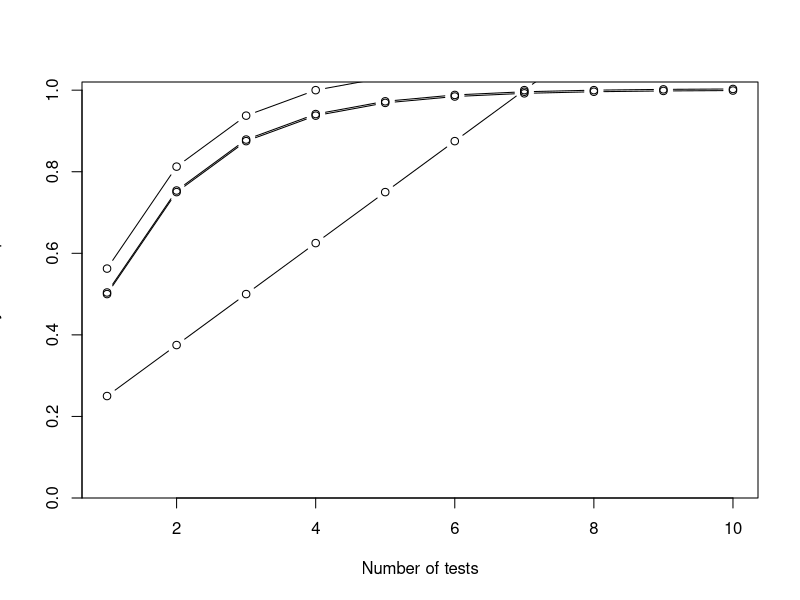
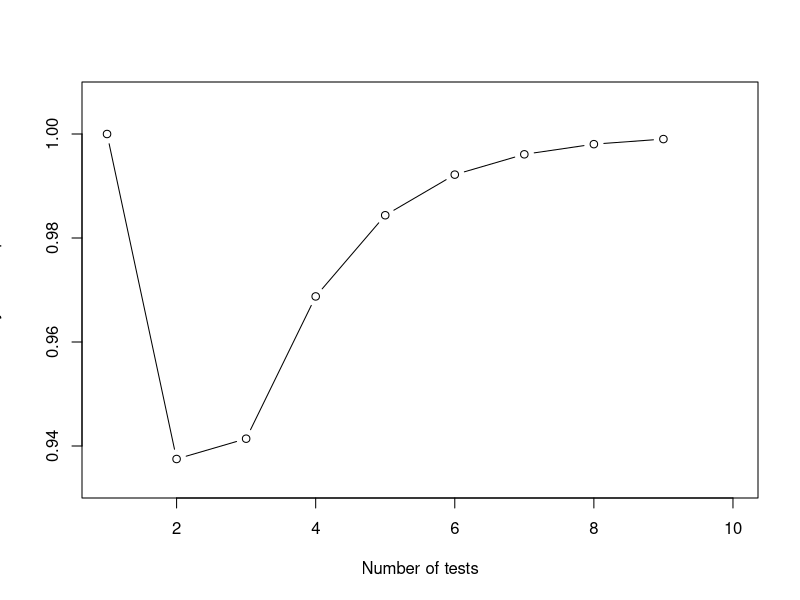

These figures' R source, in order:
#
# MCDC_FP.R, 30 Sep 20
# Data from:
# Applicability of modified condition/decision coverage to software testing
# John Joseph Chilenski and Steven P. Miller
#
# Example from:
# Evidence-based Software Engineering: based on the publicly available data
# Derek M. Jones
#
# TAG example MC/DC testing


# When there are two functions per input value
c2=function(n)
{
lines(m, 1-(2^n-m-1)/2^n, type="b")
}

# When there are two functions per input value,
# i.e., always true and always false are included.
Pnm=function(n, m)
{
return(1-(2^(2^n-m)-1)/2^2^n)
}


p_disting=function(n)
{
lines(m, Pnm(n, m), type="b")
}

# Probability if there are m=n+1 tests, i.e., MC/DC requirement
mc_dc_false_prob=function(max_n)
{
lines(1:max_n, Pnm(1:max_n, 2:(max_n+1)), type="b")
}


m=1:10

# Various cases
plot(0, type="n",
	yaxs="i",
	xlim=c(1, 10), ylim=c(0, 1.02),
	xlab="Number of tests", ylab="Probability of false positive\n")

c2(3)
p_disting(2)
p_disting(3)
p_disting(7)


# Plot probability when there are m=n+1 tests, i.e., MC/DC requirement
plot(0, type="n",
	yaxs="i",
	xlim=c(1, 10), ylim=c(0.93, 1.01),
	xlab="Number of tests", ylab="Probability of false positive\n")

mc_dc_false_prob(9)



